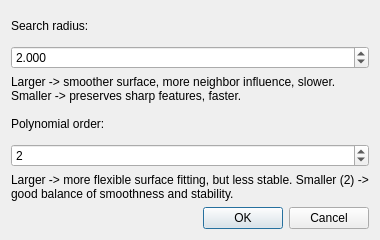
<?xml version="1.0" encoding="UTF-8"?>
<ui version="4.0">
 <class>MLSDialog</class>
 <widget class="QDialog" name="MLSDialog">
  <property name="geometry">
   <rect><x>0</x><y>0</y><width>380</width><height>240</height></rect>
  </property>
  <property name="windowTitle">
   <string>MLS Smoothing (Moving Least Squares)</string>
  </property>
  <layout class="QVBoxLayout" name="verticalLayout">
   <item>
    <widget class="QLabel" name="labelRadius">
     <property name="text"><string>Search radius:</string></property>
    </widget>
   </item>
   <item>
    <widget class="QDoubleSpinBox" name="spinRadius">
     <property name="minimum"><double>0.01</double></property>
     <property name="maximum"><double>1000.00</double></property>
     <property name="value"><double>2.00</double></property>
     <property name="singleStep"><double>0.10</double></property>
     <property name="decimals"><number>3</number></property>
    </widget>
   </item>
   <item>
    <widget class="QLabel" name="hintRadius">
     <property name="text"><string>Larger -> smoother surface, more neighbor influence, slower. Smaller -> preserves sharp features, faster.</string></property>
     <property name="wordWrap"><bool>true</bool></property>
    </widget>
   </item>
   <item>
    <widget class="QLabel" name="labelOrder">
     <property name="text"><string>Polynomial order:</string></property>
    </widget>
   </item>
   <item>
    <widget class="QSpinBox" name="spinOrder">
     <property name="minimum"><number>1</number></property>
     <property name="maximum"><number>4</number></property>
     <property name="value"><number>2</number></property>
    </widget>
   </item>
   <item>
    <widget class="QLabel" name="hintOrder">
     <property name="text"><string>Larger -> more flexible surface fitting, but less stable. Smaller (2) -> good balance of smoothness and stability.</string></property>
     <property name="wordWrap"><bool>true</bool></property>
    </widget>
   </item>
   <item>
    <widget class="QDialogButtonBox" name="buttonBox">
     <property name="standardButtons"><set>QDialogButtonBox::Cancel|QDialogButtonBox::Ok</set></property>
    </widget>
   </item>
  </layout>
 </widget>
</ui>
